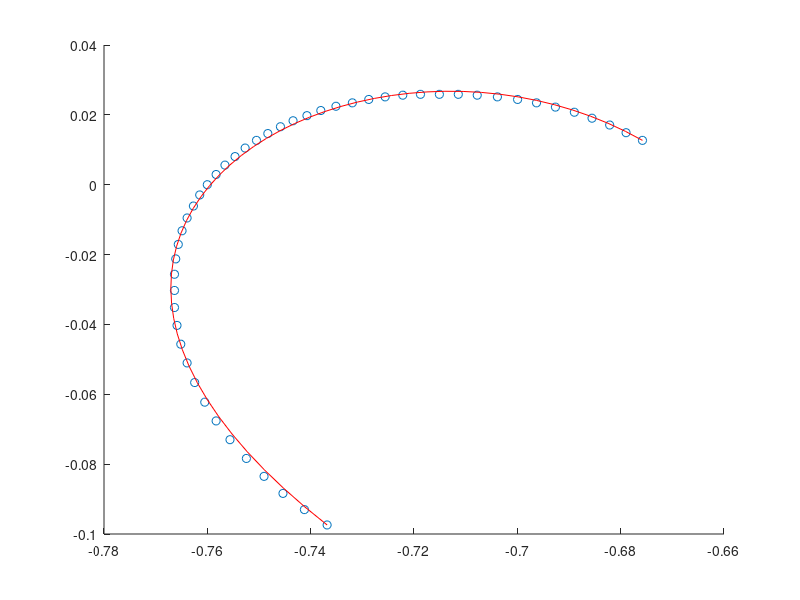

Write the MATLAB code that produced this figure.
x = [-3018, -3036, -3053, -3068, -3082, -3095, -3106, -3115, -3123, -3129, -3134, -3137, -3139, -3139, -3139, -3138, -3136, -3133, -3129, -3124, -3119, -3113, -3106, -3099, -3091, -3083, -3074, -3065, -3055, -3045, -3034, -3023, -3011, -2998, -2985, -2972, -2958, -2944, -2929, -2914, -2899, -2883, -2867, -2852, -2837, -2822, -2808, -2794, -2781, -2768];
y = [-399, -381, -362, -342, -321, -299, -277, -255, -232, -209, -187, -165, -144, -124, -105, -87, -70, -54, -39, -25, -12, 0, 12, 23, 33, 43, 52, 60, 68, 75, 81, 87, 92, 96, 100, 103, 105, 106, 106, 106, 105, 103, 100, 96, 91, 85, 78, 70, 61, 52];
x = x / 4096;
y = y / 4096;

t = linspace(0, 1, length(x));

hold off
scatter(x, y);

r = (t-t(1)).*(t-t(end));
T = [ones(1, length(x) - 2); t(2:end-1);]';

mx = (x(end)-x(1)) / (t(end)-t(1));
qx = x(1) - mx*t(1);
fx = mx*t + qx;6

X = (x(2:end-1) - fx(2:end-1)) ./ r(2:end-1);
cx = (T'*T)^-1 * T' * X';
x0 = qx;
x1 = (mx - cx(1) + 3*x0) / 3;
x2 = (cx(1) - cx(2) - 3*x0 + 6*x1) / 3;
x3 = cx(2) + x0 - 3*x1 + 3*x2;

my = (y(1)-y(end)) / (t(1)-t(end));
qy = y(1) - my*t(1);
fy = my*t + qy;

Y = (y(2:end-1) - fy(2:end-1)) ./ r(2:end-1);
cy = (T'*T)^-1 * T' * Y';
y0 = qy;
y1 = (my - cy(1) + 3*y0) / 3;
y2 = (cy(1) - cy(2) - 3*y0 + 6*y1) / 3;
y3 = cy(2) + y0 - 3*y1 + 3*y2;

fitx = (cx(1) + cx(2)*t) .* r + fx;
fity = (cy(1) + cy(2)*t) .* r + fy;

angle1 = atan2(y1-y0, x1-x0);
angle2 = atan2(y2-y3, x2-x3);
len1 = sqrt((y1-y0)^2+(x1-x0)^2);
len2 = sqrt((y2-y3)^2+(x2-x3)^2);

x1 = x0+cos(angle1)*len1;
y1 = y0+sin(angle1)*len1;
x2 = x3+cos(angle2)*len2;
y2 = y3+sin(angle2)*len2;

a0 = x0;
a1 = -3*x0 + 3*x1;
a2 = 3*x0 - 6*x1 + 3*x2;
a3 = -x0 + 3*x1 - 3*x2 + x3;
fitx = a0 + a1*t + a2*t.^2 + a3*t.^3;

hold on
plot(fitx, fity, 'r');

